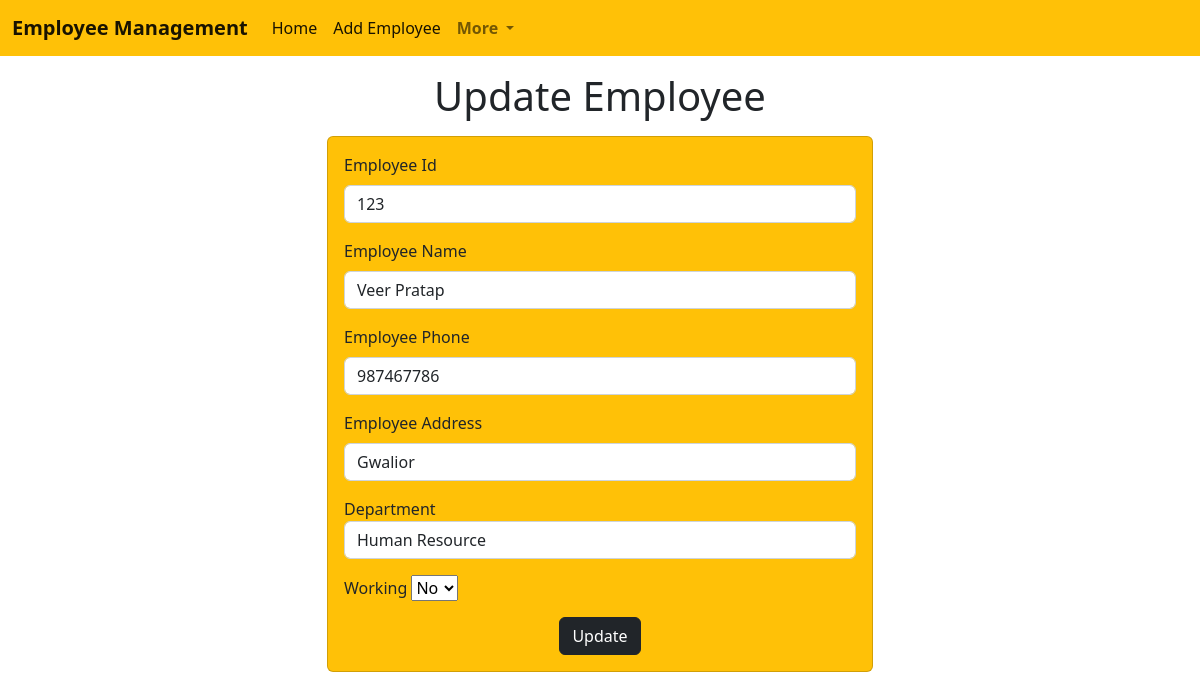
/Emp/update_emp/123, run on the app's committed database.
### Employee/models.py (models this page shows)
class Employee(models.Model):
    name = models.CharField(max_length=200)
    emp_id = models.AutoField(primary_key=True)
    phone= models.BigIntegerField(max_length=12)
    address = models.CharField(max_length=200)
    working = models.CharField(max_length=12)
    department = models.CharField(max_length=150)

### Employee/views.py (the view)
# urls.py: path('update_emp/<int:emp_id>',Update_emp),
def Update_emp(request, emp_id):
    emp = Employee.objects.get(emp_id = emp_id)  # Fetch using the correct field
    return render(request, 'Emp/Update_emp.html',{'emp':emp})

### templates/Emp/Update_emp.html (shortened to what this page needs)
<!doctype html>
<html lang="en">
  <head>
    <link href="https://cdn.jsdelivr.net/npm/bootstrap@5.2.3/dist/css/bootstrap.min.css" rel="stylesheet">
  </head>
  <body>
    {% include "Emp/navbar.html" %}
    <h1 class="text-center my-3">Update Employee</h1>
    <div class="container">
        <div class="row">
            <div class="col-md-6 offset-md-3">
                <div class="card bg-warning">
                    <div class="card-body">
                        <form action="/Emp/do_update_emp/{{emp.emp_id}}" method='POST'>
                            <div class="mb-3">
                                <label for="Id" class="form-label">Employee Id</label>
                                <input type="text"
                                class="form-control" id="Id"
                                placeholder="Employee id"
                                name="emp_id"
                                value="{{emp.emp_id}}"
                                >
                            </div>
                            <div class="mb-3">
                                <label for="name" class="form-label">Employee Name</label>
                                <input type="text" class="form-control"
                                id="name" placeholder="Employee Full name"
                                name = "emp_name"
                                value="{{emp.name}}"
                                >
                            </div>
                            <div class="mb-3">
                                <label for="phone" class="form-label">Employee Phone</label>
                                <input type="text" class="form-control"
                                id="phone"
                                placeholder="Employee Phone number"
                                name = "emp_phone"
                                value="{{emp.phone}}"
                                >
                            </div>
                            <div class="mb-3">
                                <label for="address" class="form-label">Employee Address</label>
                                <input type="text"
                                class="form-control" id="address"
                                placeholder="Employee Address"
                                name = "emp_address"
                                value="{{emp.address}}"
                                >
                            </div>
                            <div class="mb-3">
                                <label for="department">Department</label>
                                <select name="emp_department" id="department" class="form-control" value="{{emp.emp_department}}" >
                                    <option value="HR" {% if emp.department == "HR" %}selected{% endif %}>Human Resource</option>
                                </select>
                            </div>
                            <div class="mb-3">
                                <label for="working">Working</label>
                                <select name="emp_working" id="working"  value="{{emp.working}}">
                                    <option value="No" {% if emp.working == "No" %}selected{% endif %}>No</option>
                                </select>
                            </div>
                            <div class="container text-center">
                                <button type="submit" class="btn btn-dark">Update </button>
                            </div>
                        </form>
                    </div>
                </div>
            </div>
        </div>
    </div>
  </body>
</html>

### data on the page
Employee: emp_id "123", emp_name "Veer Pratap", emp_phone "987467786", emp_address "Gwalior", emp_department "Human Resource", emp_working "No"
